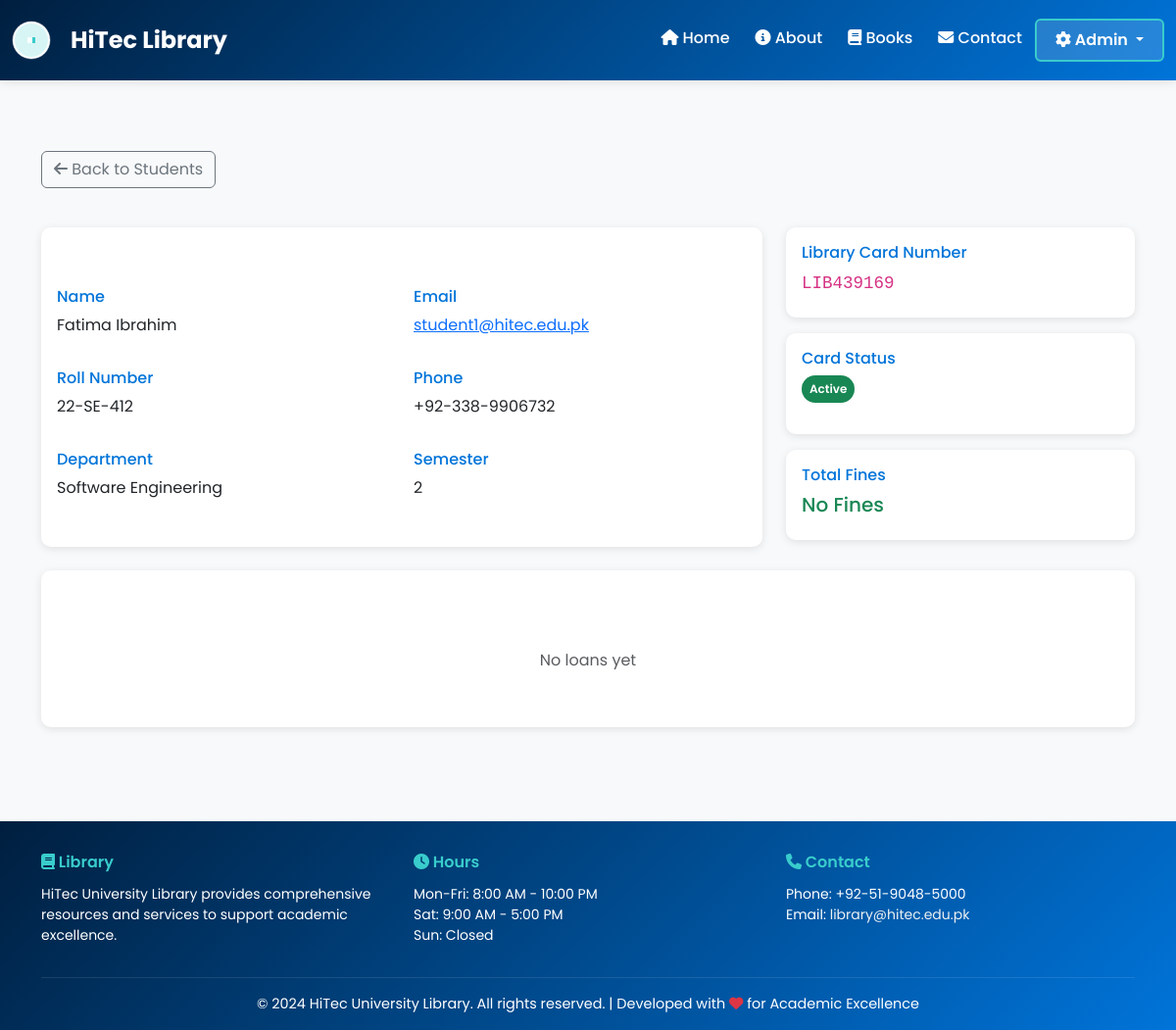
The app's page /admin/students/1 (signed in), older data.
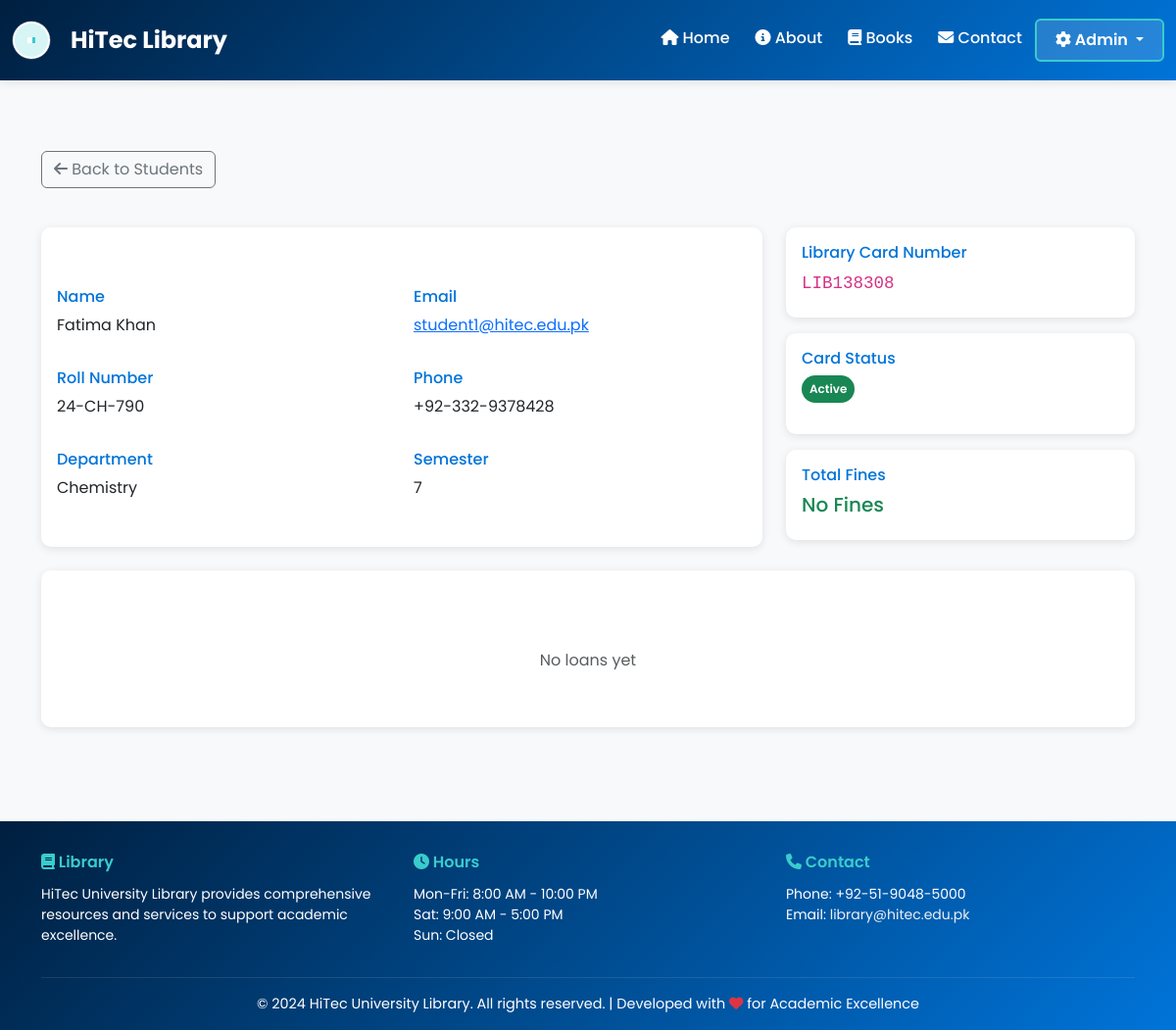
The same page, newer data.
### app.py (models this page shows)
class Student(db.Model):
    id = db.Column(db.Integer, primary_key=True)
    name = db.Column(db.String(150), nullable=False)
    email = db.Column(db.String(100), unique=True, nullable=False)
    roll_number = db.Column(db.String(20), unique=True, nullable=False)
    phone = db.Column(db.String(15))
    department = db.Column(db.String(100))
    semester = db.Column(db.Integer)
    library_card_number = db.Column(db.String(50), unique=True, nullable=False)
    card_status = db.Column(db.String(20), default='active')  # active, suspended, expired
    total_fines = db.Column(db.Float, default=0.0)
    registered_at = db.Column(db.DateTime, default=get_utc_now)
    loans = db.relationship('Loan', backref='student', lazy=True)
    reviews = db.relationship('Review', backref='student', lazy=True)

### app.py (the view)
@app.route('/admin/students/<int:id>')
@login_required
def admin_student_detail(id):
    student = Student.query.get_or_404(id)
    loans = Loan.query.filter_by(student_id=id).order_by(Loan.loan_date.desc()).all()
    for loan in loans:
        loan.calculate_fine()
    return render_template('admin/student_detail.html', student=student, loans=loans)

### app.py (called while the page is built)
def login_required(f):
    @wraps(f)
    def decorated_function(*args, **kwargs):
        if 'admin_id' not in session:
            flash('Please login to access this page', 'warning')
            return redirect(url_for('admin_login'))
        return f(*args, **kwargs)
    return decorated_function

### templates/admin/student_detail.html (shortened to what the changed rows need)
{% extends "base.html" %}
{% block content %}
<div class="container py-5">
    <div class="row mb-4">
        <div class="col-md-8">
            <div class="card border-0 shadow-sm">
                <div class="card-body">
                    <div class="row">
                        <div class="col-md-6 mb-3">
                            <h6 class="text-secondary">Name</h6>
                            <p>{{ student.name }}</p>
                        </div>
                        <div class="col-md-6 mb-3">
                            <p><a href="mailto:{{ student.email }}">{{ student.email }}</a></p>
                        </div>
                    </div>
                    <div class="row">
                        <div class="col-md-6 mb-3">
                            <h6 class="text-secondary">Roll Number</h6>
                            <p>{{ student.roll_number }}</p>
                        </div>
                        <div class="col-md-6 mb-3">
                            <h6 class="text-secondary">Phone</h6>
                            <p>{{ student.phone or '-' }}</p>
                        </div>
                    </div>
                    <div class="row">
                        <div class="col-md-6 mb-3">
                            <h6 class="text-secondary">Department</h6>
                            <p>{{ student.department or '-' }}</p>
                        </div>
                        <div class="col-md-6 mb-3">
                            <h6 class="text-secondary">Semester</h6>
                            <p>{{ student.semester or '-' }}</p>
                        </div>
                    </div>
                </div>
            </div>
        </div>
        <div class="col-md-4">
            <div class="card border-0 shadow-sm mb-3">
                <div class="card-body">
                    <p class="h5"><code>{{ student.library_card_number }}</code></p>
                </div>
            </div>
        </div>
    </div>
</div>
{% endblock %}

Row changes from the older to the newer data that the page shows:
changed Student "student1@hitec.edu.pk": name "Fatima Ibrahim" → "Fatima Khan"; roll_number "22-SE-412" → "24-CH-790"; phone "+92-338-9906732" → "+92-332-9378428"; department "Software Engineering" → "Chemistry"; semester "2" → "7"; library_card_number "LIB439169" → "LIB138308"
